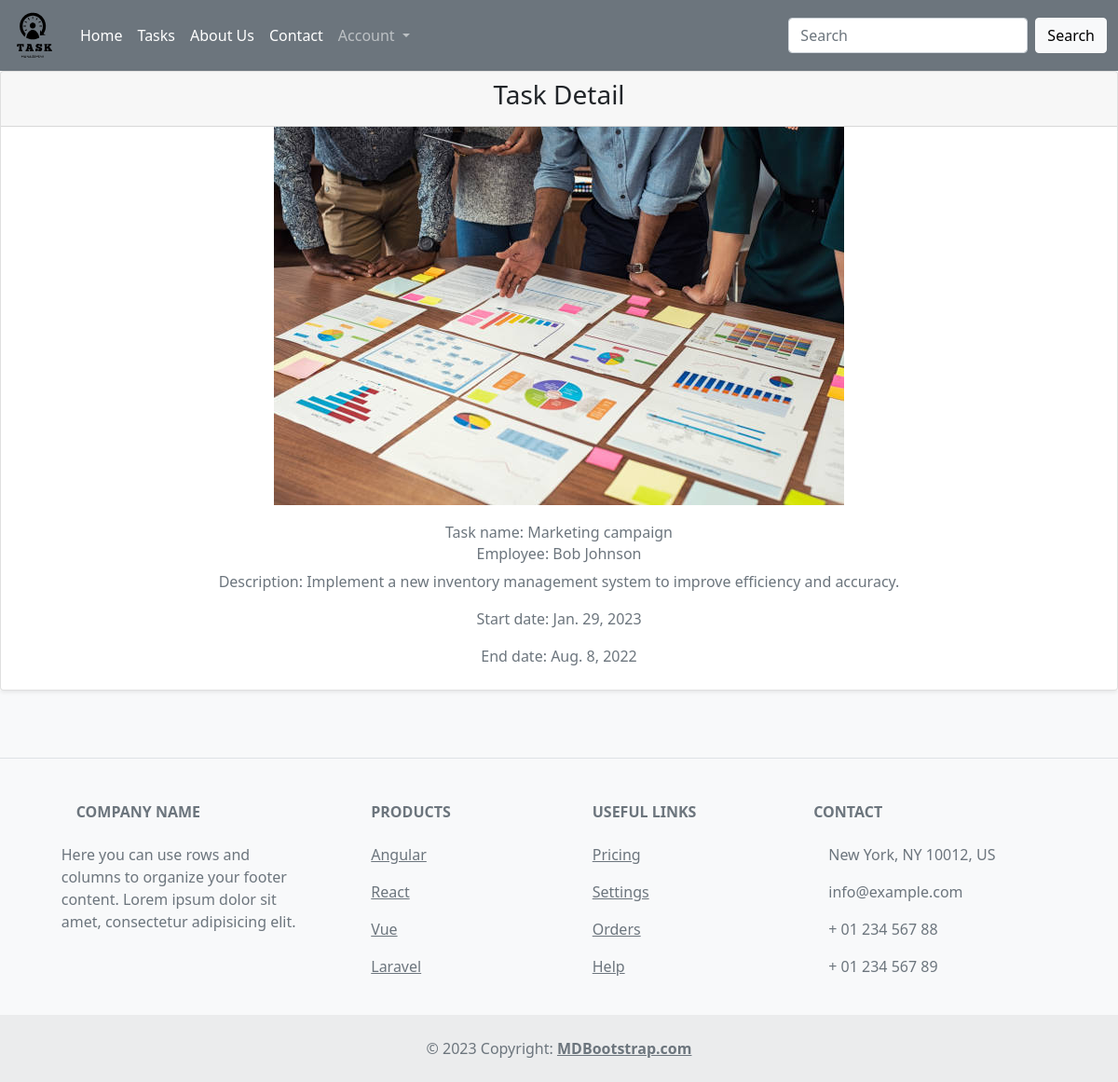
Page /view/4/ on the committed database.
### home/models.py (models this page shows, shortened)
class Task(models.Model):
    task_name = models.CharField(max_length=100)
    employee = models.CharField(max_length=100)
    task_desc = models.TextField()
    start_date = models.DateField(auto_now=True)
    end_date = models.DateField()
    image = models.ImageField(upload_to='img/', blank=False)

### home/views.py (the view)
# urls.py: path('view/<int:task_id>/', views.viewtask, name='viewtask'),
def viewtask(request, task_id):
    tasks = Task.objects.get(id = task_id)
    context = {'tasks':tasks}
    return render(request, 'task/view_task.html', context)

### templates/task/view_task.html
{% extends 'inc/nav.html' %} {% load static %} {% block content %}
<div class="card shadow-sm text-center ">
  <div class="card-header">
    <h3 class="card-title">Task Detail</h3>
  </div>
  <div class="card-body p-0">
    <div class="card-p mb-10">
      <div class="px-4">
        <img
          class="mw-100 mh-300px card-rounded-bottom pb-4"
          alt=""
          src="{{ tasks.image.url }}"
        />
      </div>
      <h6 class="card-subtitle mb-2 text-secondary font-weight-bold">
        Task name: {{ tasks.task_name }}
      </h6>
      <h6 class="card-subtitle mb-2 text-secondary font-weight-bold">
        Employee: {{ tasks.employee }}
      </h6>
      <p class="card-text text-secondary">Description: {{ tasks.task_desc}}</p>
      <p class="card-text text-secondary">Start date: {{ tasks.start_date}}</p>
      <p class="card-text text-secondary pb-4">End date: {{ tasks.end_date}}</p>
    </div>
  </div>
</div>
{% endblock content %}

### rows in the picture
Task: image (picture), task_name "Marketing campaign", employee "Bob Johnson", task_desc "Implement a new inventory management system to improve efficiency and accuracy.", start_date "Jan. 29, 2023", end_date "Aug. 8, 2022"
